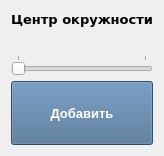
  <widget class="QWidget" name="gridLayoutWidget_6">
   <property name="geometry">
    <rect>
     <x>650</x>
     <y>450</y>
     <width>154</width>
     <height>151</height>
    </rect>
   </property>
   <layout class="QGridLayout" name="SelectCenter">
    <item row="0" column="0" colspan="2">
     <widget class="QLabel" name="label_3">
      <property name="font">
       <font>
        <family>Verdana</family>
        <pointsize>10</pointsize>
        <weight>75</weight>
        <bold>true</bold>
       </font>
      </property>
      <property name="text">
       <string>Центр окружности</string>
      </property>
      <property name="alignment">
       <set>Qt::AlignCenter</set>
      </property>
     </widget>
    </item>
    <item row="1" column="1">
     <widget class="QLabel" name="center2">
      <property name="font">
       <font>
        <family>Verdana</family>
        <pointsize>10</pointsize>
       </font>
      </property>
      <property name="text">
       <string/>
      </property>
      <property name="alignment">
       <set>Qt::AlignRight|Qt::AlignTrailing|Qt::AlignVCenter</set>
      </property>
     </widget>
    </item>
    <item row="1" column="0">
     <widget class="QLabel" name="center1">
      <property name="font">
       <font>
        <family>Verdana</family>
        <pointsize>10</pointsize>
       </font>
      </property>
      <property name="text">
       <string/>
      </property>
      <property name="alignment">
       <set>Qt::AlignLeading|Qt::AlignLeft|Qt::AlignVCenter</set>
      </property>
     </widget>
    </item>
    <item row="3" column="0" colspan="2">
     <widget class="QPushButton" name="AddCircleCenter">
      <property name="sizePolicy">
       <sizepolicy hsizetype="Minimum" vsizetype="Fixed">
        <horstretch>0</horstretch>
        <verstretch>0</verstretch>
       </sizepolicy>
      </property>
      <property name="minimumSize">
       <size>
        <width>128</width>
        <height>64</height>
       </size>
      </property>
      <property name="palette">
       <palette>
        <active>
         <colorrole role="Button">
          <brush brushstyle="SolidPattern">
           <color alpha="255">
            <red>72</red>
            <green>109</green>
            <blue>146</blue>
           </color>
          </brush>
         </colorrole>
         <colorrole role="ButtonText">
          <brush brushstyle="SolidPattern">
           <color alpha="255">
            <red>255</red>
            <green>255</green>
            <blue>255</blue>
           </color>
          </brush>
         </colorrole>
         <colorrole role="Base">
          <brush brushstyle="SolidPattern">
           <color alpha="255">
            <red>72</red>
            <green>109</green>
            <blue>146</blue>
           </color>
          </brush>
         </colorrole>
         <colorrole role="Window">
          <brush brushstyle="SolidPattern">
           <color alpha="255">
            <red>72</red>
            <green>109</green>
            <blue>146</blue>
           </color>
          </brush>
         </colorrole>
        </active>
        <inactive>
         <colorrole role="Button">
          <brush brushstyle="SolidPattern">
           <color alpha="255">
            <red>72</red>
            <green>109</green>
            <blue>146</blue>
           </color>
          </brush>
         </colorrole>
         <colorrole role="ButtonText">
          <brush brushstyle="SolidPattern">
           <color alpha="255">
            <red>255</red>
            <green>255</green>
            <blue>255</blue>
           </color>
          </brush>
         </colorrole>
         <colorrole role="Base">
          <brush brushstyle="SolidPattern">
           <color alpha="255">
            <red>72</red>
            <green>109</green>
            <blue>146</blue>
           </color>
          </brush>
         </colorrole>
         <colorrole role="Window">
          <brush brushstyle="SolidPattern">
           <color alpha="255">
            <red>72</red>
            <green>109</green>
            <blue>146</blue>
           </color>
          </brush>
         </colorrole>
        </inactive>
        <disabled>
         <colorrole role="Button">
          <brush brushstyle="SolidPattern">
           <color alpha="255">
            <red>72</red>
            <green>109</green>
            <blue>146</blue>
           </color>
          </brush>
         </colorrole>
         <colorrole role="ButtonText">
          <brush brushstyle="SolidPattern">
           <color alpha="255">
            <red>120</red>
            <green>120</green>
            <blue>120</blue>
           </color>
          </brush>
         </colorrole>
         <colorrole role="Base">
          <brush brushstyle="SolidPattern">
           <color alpha="255">
            <red>72</red>
            <green>109</green>
            <blue>146</blue>
           </color>
          </brush>
         </colorrole>
         <colorrole role="Window">
          <brush brushstyle="SolidPattern">
           <color alpha="255">
            <red>72</red>
            <green>109</green>
            <blue>146</blue>
           </color>
          </brush>
         </colorrole>
        </disabled>
       </palette>
      </property>
      <property name="font">
       <font>
        <family>Arial</family>
        <pointsize>10</pointsize>
        <weight>75</weight>
        <bold>true</bold>
       </font>
      </property>
      <property name="cursor">
       <cursorShape>ClosedHandCursor</cursorShape>
      </property>
      <property name="styleSheet">
       <string notr="true">background-color: rgb(72, 109, 146);</string>
      </property>
      <property name="text">
       <string>Добавить</string>
      </property>
     </widget>
    </item>
    <item row="2" column="0" colspan="2">
     <widget class="QSlider" name="CircleCenter">
      <property name="enabled">
       <bool>true</bool>
      </property>
      <property name="cursor">
       <cursorShape>PointingHandCursor</cursorShape>
      </property>
      <property name="maximum">
       <number>1</number>
      </property>
      <property name="orientation">
       <enum>Qt::Horizontal</enum>
      </property>
      <property name="invertedAppearance">
       <bool>false</bool>
      </property>
      <property name="invertedControls">
       <bool>false</bool>
      </property>
      <property name="tickPosition">
       <enum>QSlider::TicksAbove</enum>
      </property>
      <property name="tickInterval">
       <number>0</number>
      </property>
     </widget>
    </item>
   </layout>
  </widget>
